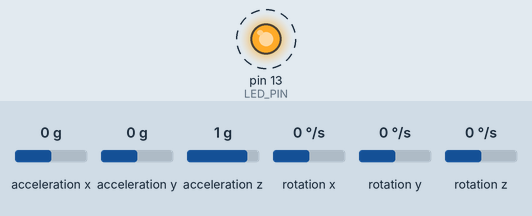
Simulated run of this sketch. Board: Arduino Mega 2560, built with avr-gcc and run on an emulated ATmega2560. On the bench: output pins drawn as LEDs (lit = HIGH). Dashed ring = blinking. The inputs (shaded band) are chosen by the test bench; at power-on: acceleration x 0 g, acceleration y 0 g, acceleration z 1 g, rotation x 0 °/s, rotation y 0 °/s, rotation z 0 °/s.

Above: at 0.15 s.
Timing chart, 0 to 3.0 s (numbered marks = the images above):
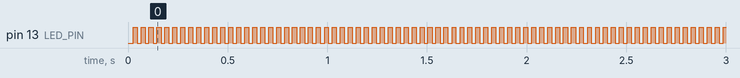

The sketch:

IMU_LC_01.ino
```cpp
// Teensy LC in head with IMU attached

#include "Wire.h"
#include "I2Cdev.h"
#include "MPU6050.h"

MPU6050 accelgyro;
int16_t ax, ay, az;
int16_t gx, gy, gz;

#define Gyr_Gain 0.00763358

#define LED_PIN 13
bool blinkState = false;

float AccelX;
float AccelY;
float AccelZ;

int sendX;
int sendY;
int sendZ;

long previousMillis = 0;    // set up timers
unsigned long currentMillis;
long interval = 20;        // time constant for timers

void setup() {
  Wire.begin();
  accelgyro.initialize();
  accelgyro.setFullScaleAccelRange(MPU6050_ACCEL_FS_16);
  pinMode(LED_PIN, OUTPUT);
  Serial.begin(115200);         // debug
  Serial1.begin(115200);        // port to send data
}

void loop() {

  currentMillis = millis();          // bookmark current time

  if (currentMillis - previousMillis >= interval)      // if the right amount of time has passed then...
      {
      previousMillis = currentMillis;                      // boomark the time again

      accelgyro.getMotion6(&ax, &ay, &az, &gx, &gy, &gz);

      AccelX = (float) ax / 2100;   // Accel offsets
      AccelY = (float) ay / 2010;
      AccelZ = (float) az / 1860;

      /*
      Serial.print(AccelX,2);
      Serial.print('\t');
      Serial.print(AccelY,2);
      Serial.print('\t');
      Serial.print(AccelZ,2);
      Serial.println();

      */

      sendX = AccelX * 100;       // multiply by 100 so we can send Integers
      sendY = AccelY * 100;
      sendZ = AccelZ * 100;

      Serial1.print(5000);        // send marker value that we will never esperience in Gs
      Serial1.print(",");
      Serial1.print(sendX);       // send the other values (on Serial 1)
      Serial1.print(",");
      Serial1.print(sendY);
      Serial1.print(",");
      Serial1.print(sendZ);
      Serial1.print(",");

      /*
      Serial.print(sendX);
      Serial.print('\t');
      Serial.print(sendY);
      Serial.print('\t');
      Serial.print(sendZ);
      Serial.println();
      */


      // blink LED to indicate activity
      blinkState = !blinkState;
      digitalWrite(LED_PIN, blinkState);

      }


}
```

Measured:
- by itself, pin 13 (LED_PIN): alternates HIGH for 0.02 s and LOW for 0.02 s
